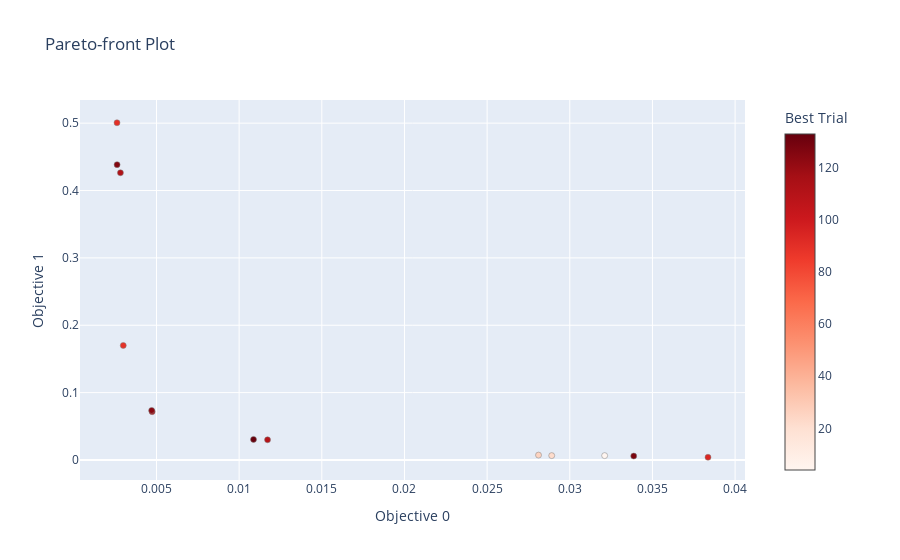

Source (notebook cell):
### Code cell
vis.plot_pareto_front(study, include_dominated_trials=False)

### Figure 1 — Plotly figure (JSON) as saved in the notebook; plotly's stock layout.template omitted (floating-point values rounded to 4 significant figures)
{"data": [{"hovertemplate": "%{text}<extra>Trial</extra>", "marker": {"color": [], "colorbar": {"title": {"text": "Trial"}}, "colorscale": [[0, "rgb(247,251,255)"], [0.125, "rgb(222,235,247)"], [0.25, "rgb(198,219,239)"], [0.375, "rgb(158,202,225)"], [0.5, "rgb(107,174,214)"], [0.625, "rgb(66,146,198)"], [0.75, "rgb(33,113,181)"], [0.875, "rgb(8,81,156)"], [1, "rgb(8,48,107)"]], "line": {"color": "Grey", "width": 0.5}}, "mode": "markers", "showlegend": false, "text": [], "type": "scatter", "x": [], "y": []}, {"hovertemplate": "%{text}<extra>Best Trial</extra>", "marker": {"color": [4, 22, 26, 89, 90, 94, 107, 110, 112, 124, 126, 128, 133], "colorbar": {"title": {"text": "Best Trial"}, "x": 1, "xpad": 40}, "colorscale": [[0, "rgb(255,245,240)"], [0.125, "rgb(254,224,210)"], [0.25, "rgb(252,187,161)"], [0.375, "rgb(252,146,114)"], [0.5, "rgb(251,106,74)"], [0.625, "rgb(239,59,44)"], [0.75, "rgb(203,24,29)"], [0.875, "rgb(165,15,21)"], [1, "rgb(103,0,13)"]], "line": {"color": "Grey", "width": 0.5}}, "mode": "markers", "showlegend": false, "text": ["{<br>  \"number\": 4,<br>  \"values\": [<br>    0.03210941329598427,<br>    0.006473768502473831<br>  ],<br>  \"params\": {<br>    \"lambda_conf\": 100.0,<br>    \"lambda_reg\": 0.03162277660168379,<br>    \"conformality_loss\": \"cosine\"<br>  }<br>}", "{<br>  \"number\": 22,<br>  \"values\": [<br>    0.02890675514936447,<br>    0.006502984557300806<br>  ],<br>  \"params\": {<br>    \"lambda_conf\": 100.0,<br>    \"lambda_reg\": 1.4677992676220706,<br>    \"conformality_loss\": \"cosine\"<br>  }<br>}", "{<br>  \"number\": 26,<br>  \"values\": [<br>    0.0281093567609787,<br>    0.007256248500198126<br>  ],<br>  \"params\": {<br>    \"lambda_conf\": 100.0,<br>    \"lambda_reg\": 0.21544346900318845,<br>    \"conformality_loss\": \"cosine\"<br>  }<br>}", "{<br>  \"number\": 89,<br>  \"values\": [<br>    0.0029907268472015858,<br>    0.1700253039598465<br>  ],<br>  \"params\": {<br>    \"lambda_conf\": 1.0,<br>    \"lambda_reg\": 0.03162277660168379,<br>    \"conformality_loss\": \"cosine\"<br>  }<br>}", "{<br>  \"number\": 90,<br>  \"values\": [<br>    0.0026116773951798677,<br>    0.5005956888198853<br>  ],<br>  \"params\": {<br>    \"lambda_conf\": 0.21544346900318834,<br>    \"lambda_reg\": 0.03162277660168379,<br>    \"conformality_loss\": \"trace\"<br>  }<br>}", "{<br>  \"number\": 94,<br>  \"values\": [<br>    0.03836093470454216,<br>    0.004069473594427109<br>  ],<br>  \"params\": {<br>    \"lambda_conf\": 100.0,<br>    \"lambda_reg\": 0.0001,<br>    \"conformality_loss\": \"cosine\"<br>  }<br>}", "{<br>  \"number\": 107,<br>  \"values\": [<br>    0.004738086834549904,<br>    0.07169835269451141<br>  ],<br>  \"params\": {<br>    \"lambda_conf\": 4.6415888336127775,<br>    \"lambda_reg\": 0.004641588833612782,<br>    \"conformality_loss\": \"cosine\"<br>  }<br>}", "{<br>  \"number\": 110,<br>  \"values\": [<br>    0.01171779166907072,<br>    0.02996600605547428<br>  ],<br>  \"params\": {<br>    \"lambda_conf\": 21.54434690031882,<br>    \"lambda_reg\": 0.004641588833612782,<br>    \"conformality_loss\": \"cosine\"<br>  }<br>}", "{<br>  \"number\": 112,<br>  \"values\": [<br>    0.0028191995806992054,<br>    0.4263651967048645<br>  ],<br>  \"params\": {<br>    \"lambda_conf\": 0.21544346900318834,<br>    \"lambda_reg\": 0.0006812920690579615,<br>    \"conformality_loss\": \"cosine\"<br>  }<br>}", "{<br>  \"number\": 124,<br>  \"values\": [<br>    0.004708206281065941,<br>    0.07356853038072586<br>  ],<br>  \"params\": {<br>    \"lambda_conf\": 4.6415888336127775,<br>    \"lambda_reg\": 0.0001,<br>    \"conformality_loss\": \"cosine\"<br>  }<br>}", "{<br>  \"number\": 126,<br>  \"values\": [<br>    0.0026173170190304518,<br>    0.43837329745292664<br>  ],<br>  \"params\": {<br>    \"lambda_conf\": 0.21544346900318834,<br>    \"lambda_reg\": 0.03162277660168379,<br>    \"conformality_loss\": \"cosine\"<br>  }<br>}", "{<br>  \"number\": 128,<br>  \"values\": [<br>    0.033868495374917984,<br>    0.005831046495586634<br>  ],<br>  \"params\": {<br>    \"lambda_conf\": 100.0,<br>    \"lambda_reg\": 0.004641588833612782,<br>    \"conformality_loss\": \"cosine\"<br>  }<br>}", "{<br>  \"number\": 133,<br>  \"values\": [<br>    0.01086946576833725,<br>    0.030530111864209175<br>  ],<br>  \"params\": {<br>    \"lambda_conf\": 21.54434690031882,<br>    \"lambda_reg\": 0.21544346900318845,<br>    \"conformality_loss\": \"cosine\"<br>  }<br>}"], "type": "scatter", "x": [0.03211, 0.02891, 0.02811, 0.002991, 0.002612, 0.03836, 0.004738, 0.01172, 0.002819, 0.004708, 0.002617, 0.03387, 0.01087], "y": [0.006474, 0.006503, 0.007256, 0.17, 0.5006, 0.004069, 0.0717, 0.02997, 0.4264, 0.07357, 0.4384, 0.005831, 0.03053]}], "layout": {"title": {"text": "Pareto-front Plot"}, "xaxis": {"title": {"text": "Objective 0"}}, "yaxis": {"title": {"text": "Objective 1"}}}}
